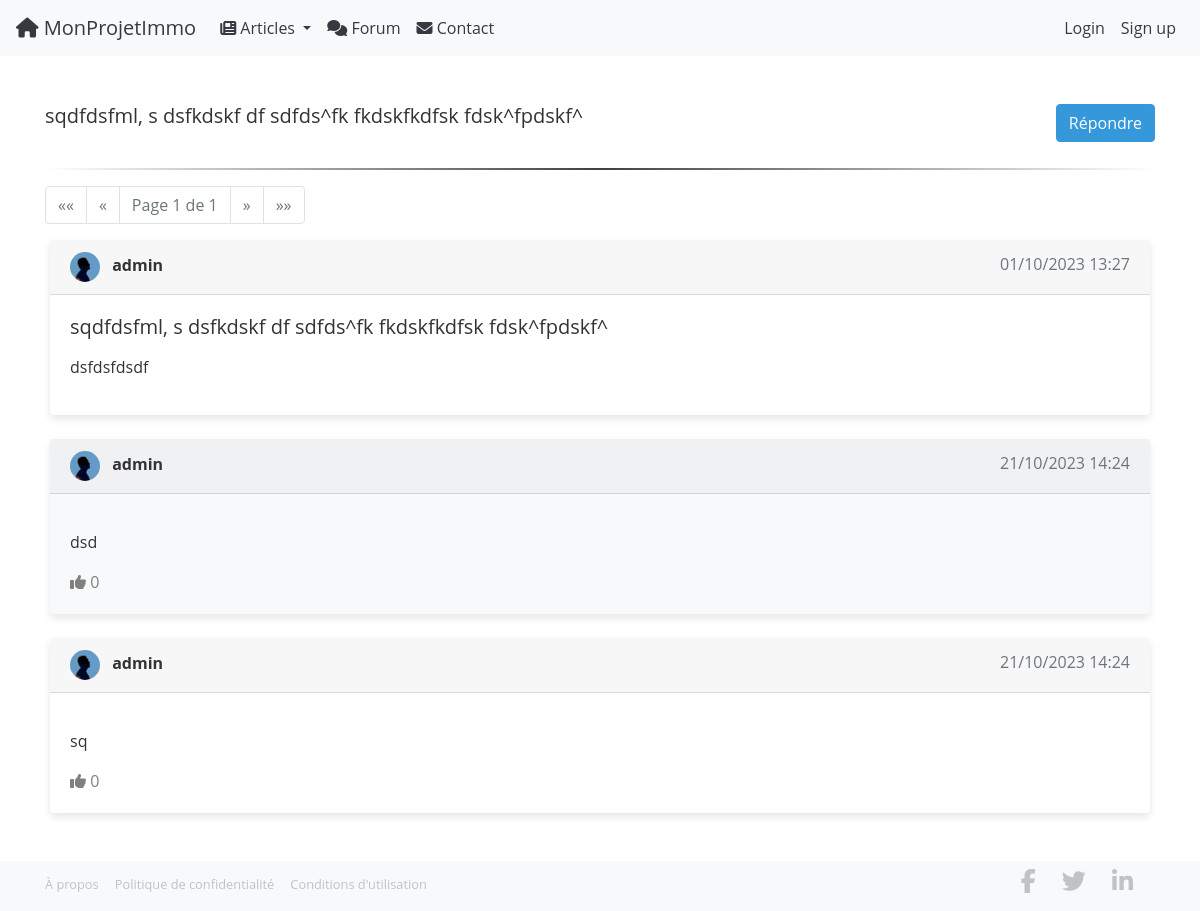
/general_forum/comprendre-la-vefa/sqdfdsfml-s-dsfkdskf-df-sdfdsfk-fkdskfkdfsk-fdskfpdskf/, run on the app's committed database.
### forum/models.py (models this page shows, shortened)
class ForumPost(models.Model):
    user = models.ForeignKey(UserProfile, on_delete=models.CASCADE)
    theme = models.ForeignKey(ForumTheme, on_delete=models.CASCADE, related_name='posts')
    title = models.CharField(max_length=200)
    slug = models.SlugField(unique=True, blank=True,null=True)
    real_estate_program = models.ForeignKey(RealEstateProgram, on_delete=models.CASCADE, blank=True, null=True)
    content = models.TextField()
    date_posted = models.DateTimeField(auto_now_add=True)

class UserProfile(models.Model):
    GENDER_CHOICES = (
        ('M', 'Male'),
        ('F', 'Female'),
        ('O', 'Other'),
)
    user = models.OneToOneField(User, on_delete=models.CASCADE)
    bio = models.TextField(blank=True)
    followed_programs = models.ManyToManyField('website.RealEstateProgram', through='website.FollowedProgram', related_name='followers')
    joined_date = models.DateTimeField(auto_now_add=True)
    photo = models.ImageField(upload_to='user_photos/', blank=True, null=True)
    first_name = models.CharField(max_length=30, blank=True, null=True)
    last_name = models.CharField(max_length=30, blank=True, null=True)
    gender = models.CharField(max_length=1, null=False, blank=False, choices=GENDER_CHOICES)

class Reply(models.Model):
    user = models.ForeignKey(UserProfile, on_delete=models.CASCADE)
    post = models.ForeignKey(ForumPost, on_delete=models.CASCADE, related_name='replies')
    content = models.TextField()
    date_posted = models.DateTimeField(auto_now_add=True)
    upvotes = models.ManyToManyField(UserProfile, related_name="upvoted_responses")
    @property
    def upvote_count(self):
        return self.upvotes.count()

### forum/views.py (the view)
# urls.py: path('general_forum/<slug:topic_slug>/<slug:post_slug>/', views.PostDetailView.as_view(), name='general_post_detail'),
class PostDetailView(DetailView):
    model = ForumPost
    template_name = 'post_detail.html'
    context_object_name = 'post'
    slug_field = 'slug'
    slug_url_kwarg = 'post_slug'
    def get_context_data(self, **kwargs):
        context = super().get_context_data(**kwargs)
        topic_slug = self.kwargs['topic_slug']
        post_slug = self.kwargs['post_slug']
        program_slug = self.kwargs.get('program_slug')
        replies = Reply.objects.filter(post=self.object) \
            .annotate(vote_count=Count('upvotes')) \
            .order_by('-vote_count', '-date_posted')
        paginator = Paginator(replies, 10)
        if self.request.user.is_authenticated:
            user_profile = UserProfile.objects.get(user=self.request.user)
            user_upvoted_reply_ids = user_profile.upvoted_responses.all().values_list('id', flat=True)
            context['user_upvoted_replies'] = set(user_upvoted_reply_ids)
        page = self.request.GET.get('page')
        context['replies'] = paginator.get_page(page)
        context['reply_form'] = ReplyModelForm()
        return context

### VefaConnect/context_processors.py (called while the page is built)
def categories(request):
    return {
        'categories': Category.objects.all()
    }

### forum/templates/post_detail.html (shortened to what this page needs)
{% extends 'base.html' %}
{% load static %}
{% block content %}
<head>
    <link rel="stylesheet" href="{% static 'forum/css/style.css' %}">
</head>
<div class="container my-5">
    <div class="d-flex justify-content-between mb-2">
        <h5 class="card-title mb-0">{{ post.title }}</h5>
          <div class="reply-btn-container">
        <button id="showReplyForm" class="btn btn-primary">Répondre</button>
        </div>
    </div>
    <hr class="elegant-hr">
    <ul class="pagination">
        {% if replies.has_previous %}
            <li class="page-item">
                <a class="page-link" href="?page=1" aria-label="First">
                    <span aria-hidden="true">&laquo;&laquo;</span>
                </a>
            </li>
            <li class="page-item">
                <a class="page-link" href="?page={{ replies.previous_page_number }}" aria-label="Previous">
                    <span aria-hidden="true">&laquo;</span>
                </a>
            </li>
        {% else %}
            <li class="page-item disabled">
                <a class="page-link" href="#" aria-label="First">
                    <span aria-hidden="true">&laquo;&laquo;</span>
                </a>
            </li>
            <li class="page-item disabled">
                <a class="page-link" href="#" aria-label="Previous">
                    <span aria-hidden="true">&laquo;</span>
                </a>
            </li>
        {% endif %}
        <li class="page-item disabled">
            <a class="page-link" href="#">Page {{ replies.number }} de {{ replies.paginator.num_pages }}</a>
        </li>
        {% if replies.has_next %}
            <li class="page-item">
                <a class="page-link" href="?page={{ replies.next_page_number }}" aria-label="Next">
                    <span aria-hidden="true">&raquo;</span>
                </a>
            </li>
            <li class="page-item">
                <a class="page-link" href="?page={{ replies.paginator.num_pages }}" aria-label="Last">
                    <span aria-hidden="true">&raquo;&raquo;</span>
                </a>
            </li>
        {% else %}
            <li class="page-item disabled">
                <a class="page-link" href="#" aria-label="Next">
                    <span aria-hidden="true">&raquo;</span>
                </a>
            </li>
            <li class="page-item disabled">
                <a class="page-link" href="#" aria-label="Last">
                    <span aria-hidden="true">&raquo;&raquo;</span>
                </a>
            </li>
        {% endif %}
    </ul>
    <div class="card mb-4">
        <div class="card-header d-flex justify-content-between">
            <div>
                <img src="{{ post.user.photo.url }}" class="rounded-circle mr-2" width="30" height="30">
                <span class="font-weight-bold">{{ post.user.user.username }}</span>
            </div>
            <div>
                <span class="text-muted">{{ post.date_posted|date:"d/m/Y H:i" }}</span>
            </div>
        </div>
        <div class="card-body">
            <h5 class="card-title">{{ post.title }}</h5>
            <p class="card-text">{{ post.content|safe }}</p>
        </div>
    </div>
    <div id="repliesContainer">
        {% for reply in replies %}
            <div class="card mb-4">
                <div class="card-header d-flex justify-content-between">
                    <div>
                        <img src="{{ reply.user.photo.url }}" class="rounded-circle mr-2" width="30" height="30">
                        <span class="font-weight-bold">{{ reply.user.user.username }}</span>
                    </div>
                    <div>
                        <span class="text-muted">{{ reply.date_posted|date:"d/m/Y H:i" }}</span>
                    </div>
                </div>
                <div class="card-body">
                    <p class="card-text">{{ reply.content|safe }}</p>
                    <div class="upvote-wrapper">
                        <a href="{% url 'upvote_reply' reply.id %}"
                           class="upvote-btn {% if reply.id in user_upvoted_replies %}active-vote{% endif %}"
                           id="upvote-btn-{{ reply.id }}"
                           onclick="handleUpvote({{ reply.id }});">
                            <i class="fas fa-thumbs-up"></i>
                            <span class="vote-count">{{ reply.upvote_count }}</span>
                        </a>
                    </div>
                </div>
            </div>
        {% endfor %}
    </div>
</div>
{% endblock %}

### website/static/website/css/style.css (style rules this page uses)
html, body { height: 100%; display: flex; flex-direction: column; }
body { flex-grow: 1; margin-bottom: 0; }
.card { margin: 0 5px; box-shadow: 0 4px 8px rgba(0, 0, 0, 0.1); transition: box-shadow 0.3s ease; }
.card { display: flex; flex-direction: column; }
.card-body { flex-grow: 1; }

### website/static/css/main.css (style rules this page uses)
:root { --primary-color: #007BFF; --secondary-color: #6C757D; --background-color: #FFFFFF; --muted-text-color: #999999; --hero-overlay: rgba(0, 56, 73, 0.5); --text-on-light-bg: #333333; --text-on-dark-bg: #FFFFFF; }
:root { --btn-bg-color: #3498db; --btn-text-color: #ffffff; --btn-bg-hover: #2980b9; }
:root { --navbar-bg-color: #f8f9fa; --navbar-text-color: #343a40; --navbar-link-hover-color: #007bff; }
:root { --footer-bg-color: #f8f9fa; --footer-heading-color: #343a40; --footer-link-color: #bdc3c7; --footer-link-hover-color: #ecf0f1; }
:root { --search-bar-height: 50px; --search-bar-padding: 1rem 1.5rem; --search-bar-font-size: 18px; }
:root { --icon-size: 1.5em; --icon-hover-opacity: 1; }

### website/static/css/button.css (style rules this page uses)
.btn { background-color: var(--btn-bg-color) !important; color: var(--btn-text-color) !important; border-color: var(--btn-bg-color) !important; }

### forum/static/forum/css/style.css (style rules this page uses)
.elegant-hr { border: 0; height: 2px; background-image: linear-gradient(to right, rgba(0,0,0,0), rgba(0,0,0,0.75), rgba(0,0,0,0)); }
.reply-btn-container { display: flex; justify-content: flex-end; align-items: center; margin-bottom: 10px; }
.upvote-btn { text-decoration: none; color: gray; transition: color 0.3s; }
body { font-family: 'Open Sans', sans-serif; background-color: var(--background-color); color: var(--text-on-light-bg); }
.card, .card:hover { border: none; border-radius: 0.25rem; }
.card:nth-of-type(odd) { background-color: #f8f9fa; }

### data on the page
ForumPost: title "sqdfdsfml, s dsfkdskf df sdfds^fk fkdskfkdfsk fdsk^fpdskf^", user.photo (placeholder picture), user.user.username "admin", date_posted "01/10/2023 13:27", content "dsfdsfdsdf"
Reply: user.photo (placeholder picture), user.user.username "admin", date_posted "21/10/2023 14:24", content "dsd", upvote_count "0"
Reply: user.photo (placeholder picture), user.user.username "admin", date_posted "21/10/2023 14:24", content "sq", upvote_count "0"

### other printed values
{{ replies.number }} "1"
{{ replies.paginator.num_pages }} "1"
